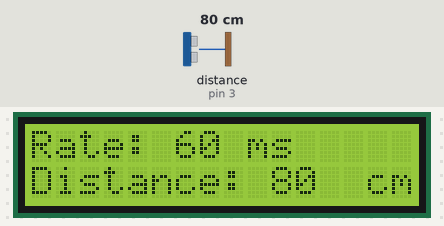
Recording of a sketch running on a simulated Arduino Mega 2560, built with avr-gcc and run on an emulated ATmega2560. Parts: 16×2 character LCD. Wiring (inferred from the names in the program): ultrasonic range finder: trigger pin 11; echo pin 3. The inputs (shaded band) are chosen by the test bench; at power-on: distance to the obstacle (sensor on pin 3) 80 cm. The echo pulse lasts 58.3 µs per cm; what the sketch prints to the serial monitor is not drawn.

Above: at 1.2 s.
1.3 s: distance to the obstacle (sensor on pin 3) set to 120 cm
At 2.65 s:
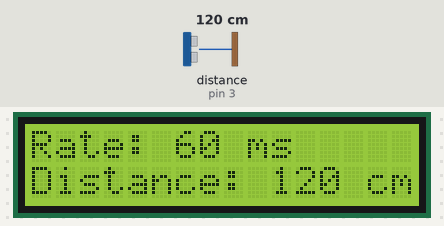
2.8 s: distance to the obstacle (sensor on pin 3) set to 2 cm
At 3.9 s:
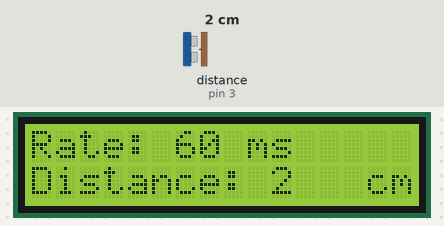
4.3 s: distance to the obstacle (sensor on pin 3) set to 250 cm
At 7.1 s:
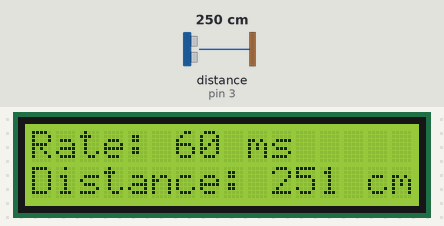
Timing chart, 0 to 8.6 s (numbered marks = the images above; inputs shaded):
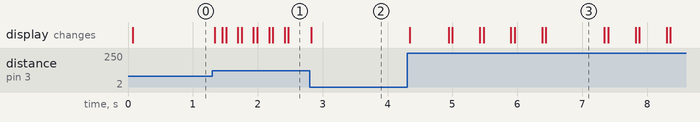

Measured:
- after the input at 1.3 s, the display: changes at once (image 1)
- after the input at 2.8 s, the display: changes at once (image 2)
- after the input at 4.3 s, the display: changes at once (image 3)
- what the display in image 3 shows lasts 0.9 s, from 6.4 s to 7.3 s

The sketch:

lcd_fromUltrasonic.ino
```cpp
# include <LiquidCrystal.h>

#define ECHO_PIN 3
#define TRIGGER_PIN 11

# define LCD_RS_PIN 28
# define LCD_E_PIN 32
# define LCD_D4_PIN 29
# define LCD_D5_PIN 33
# define LCD_D6_PIN 4
# define LCD_D7_PIN 7

LiquidCrystal lcd(LCD_RS_PIN, LCD_E_PIN, LCD_D4_PIN, LCD_D5_PIN, LCD_D6_PIN, LCD_D7_PIN);

unsigned long lastTimeSensorTriggered = millis();
unsigned long repeatDelay = 60;
volatile unsigned long timeEchoHigh;
volatile unsigned long timeEchoLow;
volatile bool echoFlag = false;

void triggerUltrasonicSensor(){
  digitalWrite(TRIGGER_PIN,LOW);
  delayMicroseconds(2);
  digitalWrite(TRIGGER_PIN,HIGH);
  delayMicroseconds(10);
  digitalWrite(TRIGGER_PIN,LOW);
}

double getUltrasonicDistance(){
  double durationMicro = timeEchoLow-timeEchoHigh;
  double distance = durationMicro / 58.0;
  return distance;
}

void echoSensorInterrupt(){
  if (digitalRead(ECHO_PIN) == HIGH){
    timeEchoHigh = micros();
  }
  else {
    timeEchoLow = micros();
    echoFlag = true;
  }
}

void printToLCD(double textToPrint){
  String newtextToPrint = String(round(textToPrint));
  for (int i = newtextToPrint.length(); i < 4; i++){
    newtextToPrint += " ";
  }
  lcd.setCursor( 0, 0);
  lcd.print("Rate: ");
  lcd.print(repeatDelay);
  lcd.print( " ms");
  lcd.setCursor( 0, 1);
  lcd.print("Distance: ");
  lcd.print(newtextToPrint);
  lcd.print("cm");
}

void setup() {
  Serial.begin(115200);
  Serial.setTimeout(10);
  pinMode(ECHO_PIN, INPUT);
  pinMode(TRIGGER_PIN, OUTPUT);
  lcd.begin(16,2);
  lcd.clear();
  attachInterrupt(digitalPinToInterrupt(ECHO_PIN), echoSensorInterrupt, CHANGE);

}

void loop() {
  unsigned long timeNow = millis();
  if (timeNow - lastTimeSensorTriggered > repeatDelay){
    lastTimeSensorTriggered +=repeatDelay;
    triggerUltrasonicSensor();
  }
  if (echoFlag){
    echoFlag = false;
    double distanceFromSensor = getUltrasonicDistance();
    if (distanceFromSensor > 400){
      distanceFromSensor = 400;
    }
    Serial.println(distanceFromSensor);
    printToLCD(distanceFromSensor);
  }
}
```
